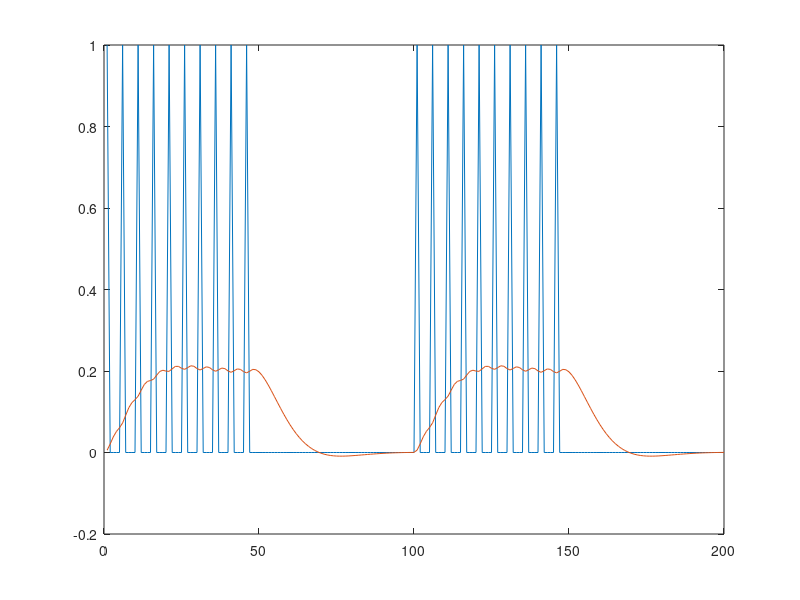

MATLAB code to generate this figure:
N =100;
I = zeros(N,1);

I(1:5:50) = 1;

I2 = repmat(I,2,1);
N2 = length(I2);

% d=fdesign.lowpass('N,Fc',1,6.42752,44100);
% hd = design(d,'IIR'); 
% fvtool(hd);
[b,a]=butter(2,0.05);

out = filter(b,a,I2);

plot(1:N2,I2,1:N2,out)